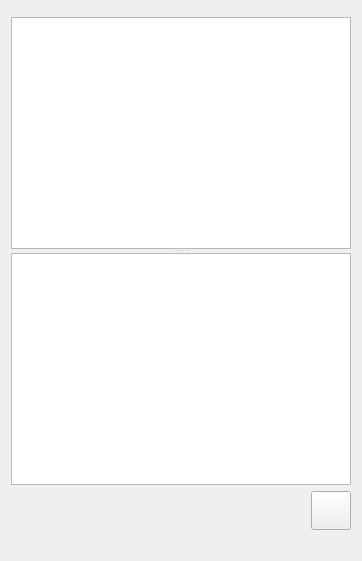
<?xml version="1.0" encoding="UTF-8"?>
<ui version="4.0">
 <class>QtGuiltWidget</class>
 <widget class="QWidget" name="QtGuiltWidget">
  <property name="geometry">
   <rect>
    <x>0</x>
    <y>0</y>
    <width>362</width>
    <height>561</height>
   </rect>
  </property>
  <property name="windowTitle">
   <string>Form</string>
  </property>
  <layout class="QVBoxLayout" name="verticalLayout_2">
   <item>
    <widget class="QWidget" name="toolBar" native="true"/>
   </item>
   <item>
    <widget class="QSplitter" name="splitter">
     <property name="orientation">
      <enum>Qt::Vertical</enum>
     </property>
     <widget class="QTreeView" name="treeView">
      <property name="contextMenuPolicy">
       <enum>Qt::CustomContextMenu</enum>
      </property>
      <property name="editTriggers">
       <set>QAbstractItemView::EditKeyPressed</set>
      </property>
      <property name="expandsOnDoubleClick">
       <bool>false</bool>
      </property>
      <attribute name="headerVisible">
       <bool>false</bool>
      </attribute>
     </widget>
     <widget class="QPlainTextEdit" name="plainTextEditHeader"/>
    </widget>
   </item>
   <item>
    <layout class="QHBoxLayout" name="horizontalLayoutHeader">
     <item>
      <spacer name="horizontalSpacer">
       <property name="orientation">
        <enum>Qt::Horizontal</enum>
       </property>
       <property name="sizeHint" stdset="0">
        <size>
         <width>40</width>
         <height>20</height>
        </size>
       </property>
      </spacer>
     </item>
     <item>
      <widget class="QToolButton" name="toolButtonSaveHeader">
       <property name="text">
        <string/>
       </property>
       <property name="iconSize">
        <size>
         <width>32</width>
         <height>32</height>
        </size>
       </property>
      </widget>
     </item>
    </layout>
   </item>
   <item>
    <widget class="QLabel" name="statusBar">
     <property name="text">
      <string/>
     </property>
    </widget>
   </item>
  </layout>
  <action name="actionOpen_Repository">
   <property name="text">
    <string>Open Repository</string>
   </property>
  </action>
  <action name="actionInit_Repository">
   <property name="icon">
    <iconset resource="../QtGuiltModel/QtGuiltIcons.qrc">
     <normaloff>:/actions/init</normaloff>:/actions/init</iconset>
   </property>
   <property name="text">
    <string>Init Repository</string>
   </property>
   <property name="toolTip">
    <string>Init Repository</string>
   </property>
  </action>
  <action name="actionPop">
   <property name="icon">
    <iconset resource="../QtGuiltModel/QtGuiltIcons.qrc">
     <normaloff>:/actions/pop</normaloff>:/actions/pop</iconset>
   </property>
   <property name="text">
    <string>Pop</string>
   </property>
   <property name="shortcut">
    <string>Ctrl+Shift+P</string>
   </property>
  </action>
  <action name="actionPush">
   <property name="icon">
    <iconset resource="../QtGuiltModel/QtGuiltIcons.qrc">
     <normaloff>:/actions/push</normaloff>:/actions/push</iconset>
   </property>
   <property name="text">
    <string>Push</string>
   </property>
   <property name="shortcut">
    <string>Ctrl+P</string>
   </property>
  </action>
  <action name="actionGoto">
   <property name="icon">
    <iconset resource="../QtGuiltModel/QtGuiltIcons.qrc">
     <normaloff>:/actions/goto</normaloff>:/actions/goto</iconset>
   </property>
   <property name="text">
    <string>Goto</string>
   </property>
  </action>
  <action name="actionNew_Patch">
   <property name="icon">
    <iconset resource="../QtGuiltModel/QtGuiltIcons.qrc">
     <normaloff>:/actions/add</normaloff>:/actions/add</iconset>
   </property>
   <property name="text">
    <string>New Patch</string>
   </property>
  </action>
  <action name="actionRename">
   <property name="icon">
    <iconset resource="../QtGuiltModel/QtGuiltIcons.qrc">
     <normaloff>:/actions/rename</normaloff>:/actions/rename</iconset>
   </property>
   <property name="text">
    <string>Rename</string>
   </property>
  </action>
  <action name="actionRefresh">
   <property name="icon">
    <iconset resource="../QtGuiltModel/QtGuiltIcons.qrc">
     <normaloff>:/actions/refresh</normaloff>:/actions/refresh</iconset>
   </property>
   <property name="text">
    <string>Refresh</string>
   </property>
  </action>
  <action name="actionUnrefreshed">
   <property name="icon">
    <iconset resource="../QtGuiltModel/QtGuiltIcons.qrc">
     <normaloff>:/actions/diffz</normaloff>:/actions/diffz</iconset>
   </property>
   <property name="text">
    <string>View Unrefreshed modifications</string>
   </property>
   <property name="toolTip">
    <string>View Unrefreshed modifications</string>
   </property>
  </action>
  <action name="actionSave_header">
   <property name="icon">
    <iconset resource="../QtGuiltModel/QtGuiltIcons.qrc">
     <normaloff>:/actions/validate</normaloff>:/actions/validate</iconset>
   </property>
   <property name="text">
    <string>Save header</string>
   </property>
   <property name="shortcut">
    <string>Ctrl+S</string>
   </property>
   <property name="shortcutContext">
    <enum>Qt::WidgetWithChildrenShortcut</enum>
   </property>
  </action>
  <action name="actionDelete_Patch">
   <property name="icon">
    <iconset resource="../QtGuiltModel/QtGuiltIcons.qrc">
     <normaloff>:/actions/delete</normaloff>:/actions/delete</iconset>
   </property>
   <property name="text">
    <string>Delete Patch</string>
   </property>
  </action>
  <action name="actionActivate">
   <property name="icon">
    <iconset resource="../QtGuiltModel/QtGuiltIcons.qrc">
     <normaloff>:/patches/applied</normaloff>:/patches/applied</iconset>
   </property>
   <property name="text">
    <string>Activate</string>
   </property>
  </action>
  <action name="actionDesactivate">
   <property name="icon">
    <iconset resource="../QtGuiltModel/QtGuiltIcons.qrc">
     <normaloff>:/patches/desactivated</normaloff>:/patches/desactivated</iconset>
   </property>
   <property name="text">
    <string>Desactivate</string>
   </property>
  </action>
  <action name="actionExplode">
   <property name="icon">
    <iconset resource="../QtGuiltModel/QtGuiltIcons.qrc">
     <normaloff>:/actions/explode</normaloff>:/actions/explode</iconset>
   </property>
   <property name="text">
    <string>Explode</string>
   </property>
  </action>
  <action name="actionAdd_Files">
   <property name="icon">
    <iconset resource="../QtGuiltModel/QtGuiltIcons.qrc">
     <normaloff>:/patches/plus</normaloff>:/patches/plus</iconset>
   </property>
   <property name="text">
    <string>Add Files</string>
   </property>
  </action>
  <action name="actionRemove_Files">
   <property name="icon">
    <iconset resource="../QtGuiltModel/QtGuiltIcons.qrc">
     <normaloff>:/patches/minus</normaloff>:/patches/minus</iconset>
   </property>
   <property name="text">
    <string>Remove Files</string>
   </property>
  </action>
  <action name="actionMerge_on_Top">
   <property name="icon">
    <iconset resource="../QtGuiltModel/QtGuiltIcons.qrc">
     <normaloff>:/patches/minusplus</normaloff>:/patches/minusplus</iconset>
   </property>
   <property name="text">
    <string>Merge on Top</string>
   </property>
  </action>
  <action name="actionAuto_Expand_Collapse">
   <property name="icon">
    <iconset resource="../QtGuiltModel/QtGuiltIcons.qrc">
     <normaloff>:/actions/tree</normaloff>:/actions/tree</iconset>
   </property>
   <property name="text">
    <string>Auto Expand/Collapse</string>
   </property>
  </action>
 </widget>
 <resources>
  <include location="../QtGuiltModel/QtGuiltIcons.qrc"/>
 </resources>
 <connections/>
</ui>
